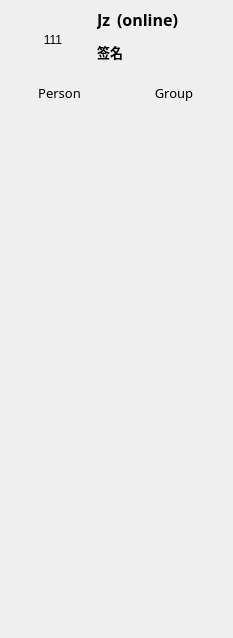
<?xml version="1.0" encoding="UTF-8"?>
<ui version="4.0">
 <class>Form</class>
 <widget class="QWidget" name="Form">
  <property name="geometry">
   <rect>
    <x>0</x>
    <y>0</y>
    <width>233</width>
    <height>638</height>
   </rect>
  </property>
  <property name="windowTitle">
   <string>Form</string>
  </property>
  <layout class="QGridLayout" name="gridLayout">
   <property name="margin">
    <number>0</number>
   </property>
   <property name="spacing">
    <number>0</number>
   </property>
   <item row="0" column="0">
    <widget class="QWidget" name="selfInfo" native="true">
     <property name="minimumSize">
      <size>
       <width>0</width>
       <height>80</height>
      </size>
     </property>
     <property name="maximumSize">
      <size>
       <width>16777215</width>
       <height>80</height>
      </size>
     </property>
     <property name="autoFillBackground">
      <bool>true</bool>
     </property>
     <property name="styleSheet">
      <string notr="true"/>
     </property>
     <layout class="QGridLayout" name="gridLayout_3">
      <property name="leftMargin">
       <number>15</number>
      </property>
      <property name="topMargin">
       <number>2</number>
      </property>
      <property name="rightMargin">
       <number>2</number>
      </property>
      <property name="bottomMargin">
       <number>2</number>
      </property>
      <property name="spacing">
       <number>0</number>
      </property>
      <item row="0" column="0">
       <widget class="QLabel" name="selfAvatar">
        <property name="minimumSize">
         <size>
          <width>76</width>
          <height>76</height>
         </size>
        </property>
        <property name="maximumSize">
         <size>
          <width>76</width>
          <height>76</height>
         </size>
        </property>
        <property name="styleSheet">
         <string notr="true">border-radius:30px;</string>
        </property>
        <property name="text">
         <string>111</string>
        </property>
        <property name="scaledContents">
         <bool>true</bool>
        </property>
        <property name="alignment">
         <set>Qt::AlignCenter</set>
        </property>
        <property name="textInteractionFlags">
         <set>Qt::NoTextInteraction</set>
        </property>
       </widget>
      </item>
      <item row="0" column="1">
       <layout class="QGridLayout" name="gridLayout_4" rowstretch="1,2" rowminimumheight="1,2">
        <property name="margin">
         <number>6</number>
        </property>
        <item row="1" column="0" colspan="2">
         <widget class="QLabel" name="selfUserInfo">
          <property name="font">
           <font>
            <family>微软雅黑</family>
            <pointsize>10</pointsize>
            <weight>75</weight>
            <bold>true</bold>
           </font>
          </property>
          <property name="autoFillBackground">
           <bool>false</bool>
          </property>
          <property name="styleSheet">
           <string notr="true">background-color: rgba(255, 255, 255, 0);</string>
          </property>
          <property name="text">
           <string>签名</string>
          </property>
          <property name="alignment">
           <set>Qt::AlignLeading|Qt::AlignLeft|Qt::AlignVCenter</set>
          </property>
          <property name="textInteractionFlags">
           <set>Qt::NoTextInteraction</set>
          </property>
         </widget>
        </item>
        <item row="0" column="0" colspan="2">
         <widget class="QWidget" name="widget" native="true">
          <layout class="QHBoxLayout" name="horizontalLayout_2">
           <property name="margin">
            <number>0</number>
           </property>
           <item>
            <widget class="QLabel" name="selfUsername">
             <property name="font">
              <font>
               <family>微软雅黑</family>
               <pointsize>12</pointsize>
               <weight>75</weight>
               <bold>true</bold>
              </font>
             </property>
             <property name="autoFillBackground">
              <bool>false</bool>
             </property>
             <property name="styleSheet">
              <string notr="true">background-color: rgba(255, 255, 255, 0);</string>
             </property>
             <property name="text">
              <string>Jz</string>
             </property>
             <property name="alignment">
              <set>Qt::AlignLeading|Qt::AlignLeft|Qt::AlignVCenter</set>
             </property>
             <property name="textInteractionFlags">
              <set>Qt::NoTextInteraction</set>
             </property>
            </widget>
           </item>
           <item>
            <widget class="QLabel" name="selfState">
             <property name="font">
              <font>
               <family>微软雅黑</family>
               <pointsize>12</pointsize>
               <weight>75</weight>
               <bold>true</bold>
              </font>
             </property>
             <property name="text">
              <string>(online)</string>
             </property>
            </widget>
           </item>
           <item>
            <spacer name="horizontalSpacer">
             <property name="orientation">
              <enum>Qt::Horizontal</enum>
             </property>
             <property name="sizeHint" stdset="0">
              <size>
               <width>40</width>
               <height>20</height>
              </size>
             </property>
            </spacer>
           </item>
          </layout>
         </widget>
        </item>
       </layout>
      </item>
     </layout>
    </widget>
   </item>
   <item row="1" column="0">
    <widget class="QWidget" name="userPanel" native="true">
     <layout class="QGridLayout" name="userPanelLayout">
      <property name="leftMargin">
       <number>2</number>
      </property>
      <property name="topMargin">
       <number>0</number>
      </property>
      <property name="rightMargin">
       <number>2</number>
      </property>
      <property name="bottomMargin">
       <number>2</number>
      </property>
      <property name="horizontalSpacing">
       <number>0</number>
      </property>
      <property name="verticalSpacing">
       <number>2</number>
      </property>
      <item row="1" column="0" colspan="2">
       <layout class="QGridLayout" name="userGridLayout">
        <item row="0" column="0">
         <widget class="QScrollArea" name="userScrollArea">
          <property name="sizePolicy">
           <sizepolicy hsizetype="Expanding" vsizetype="Expanding">
            <horstretch>0</horstretch>
            <verstretch>0</verstretch>
           </sizepolicy>
          </property>
          <property name="frameShape">
           <enum>QFrame::NoFrame</enum>
          </property>
          <property name="widgetResizable">
           <bool>true</bool>
          </property>
          <property name="alignment">
           <set>Qt::AlignLeading|Qt::AlignLeft|Qt::AlignTop</set>
          </property>
          <widget class="QWidget" name="scrollAreaWidgetContents">
           <property name="geometry">
            <rect>
             <x>0</x>
             <y>0</y>
             <width>111</width>
             <height>527</height>
            </rect>
           </property>
          </widget>
         </widget>
        </item>
        <item row="0" column="1">
         <widget class="QScrollArea" name="groupScrollArea">
          <property name="sizePolicy">
           <sizepolicy hsizetype="Expanding" vsizetype="Expanding">
            <horstretch>0</horstretch>
            <verstretch>0</verstretch>
           </sizepolicy>
          </property>
          <property name="frameShape">
           <enum>QFrame::NoFrame</enum>
          </property>
          <property name="widgetResizable">
           <bool>true</bool>
          </property>
          <property name="alignment">
           <set>Qt::AlignLeading|Qt::AlignLeft|Qt::AlignTop</set>
          </property>
          <widget class="QWidget" name="scrollAreaWidgetContents_2">
           <property name="geometry">
            <rect>
             <x>0</x>
             <y>0</y>
             <width>110</width>
             <height>527</height>
            </rect>
           </property>
          </widget>
         </widget>
        </item>
       </layout>
      </item>
      <item row="0" column="0" colspan="2">
       <widget class="QWidget" name="tabWidget" native="true">
        <property name="maximumSize">
         <size>
          <width>16777215</width>
          <height>25</height>
         </size>
        </property>
        <property name="cursor">
         <cursorShape>ArrowCursor</cursorShape>
        </property>
        <layout class="QHBoxLayout" name="horizontalLayout">
         <property name="spacing">
          <number>0</number>
         </property>
         <property name="margin">
          <number>0</number>
         </property>
         <item>
          <widget class="QPushButton" name="personListBtn">
           <property name="sizePolicy">
            <sizepolicy hsizetype="Minimum" vsizetype="Fixed">
             <horstretch>0</horstretch>
             <verstretch>0</verstretch>
            </sizepolicy>
           </property>
           <property name="font">
            <font>
             <family>微软雅黑</family>
             <pointsize>10</pointsize>
            </font>
           </property>
           <property name="styleSheet">
            <string notr="true"/>
           </property>
           <property name="text">
            <string>Person</string>
           </property>
           <property name="flat">
            <bool>true</bool>
           </property>
          </widget>
         </item>
         <item>
          <widget class="QPushButton" name="groupListBtn">
           <property name="font">
            <font>
             <family>微软雅黑</family>
             <pointsize>10</pointsize>
            </font>
           </property>
           <property name="styleSheet">
            <string notr="true"/>
           </property>
           <property name="text">
            <string>Group</string>
           </property>
           <property name="flat">
            <bool>true</bool>
           </property>
          </widget>
         </item>
        </layout>
       </widget>
      </item>
     </layout>
    </widget>
   </item>
  </layout>
 </widget>
 <resources/>
 <connections/>
</ui>
